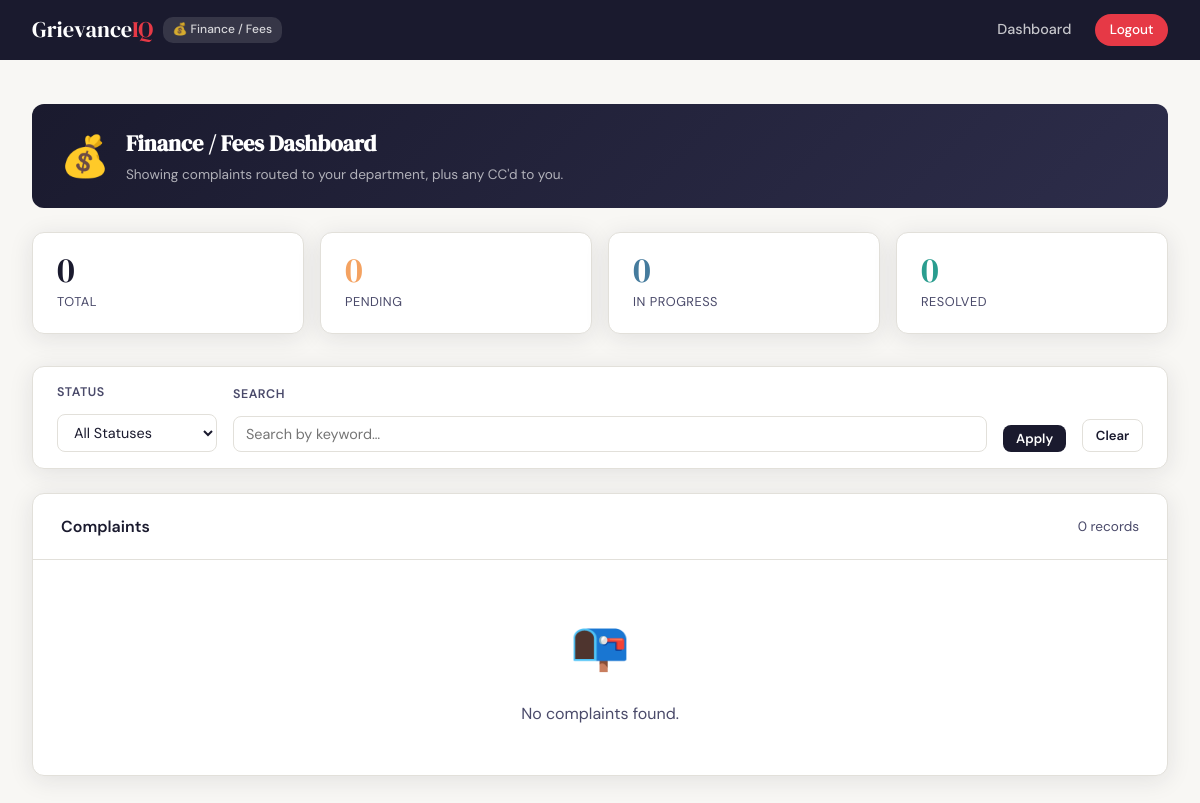
Page /admin (signed in) on the earlier database version.
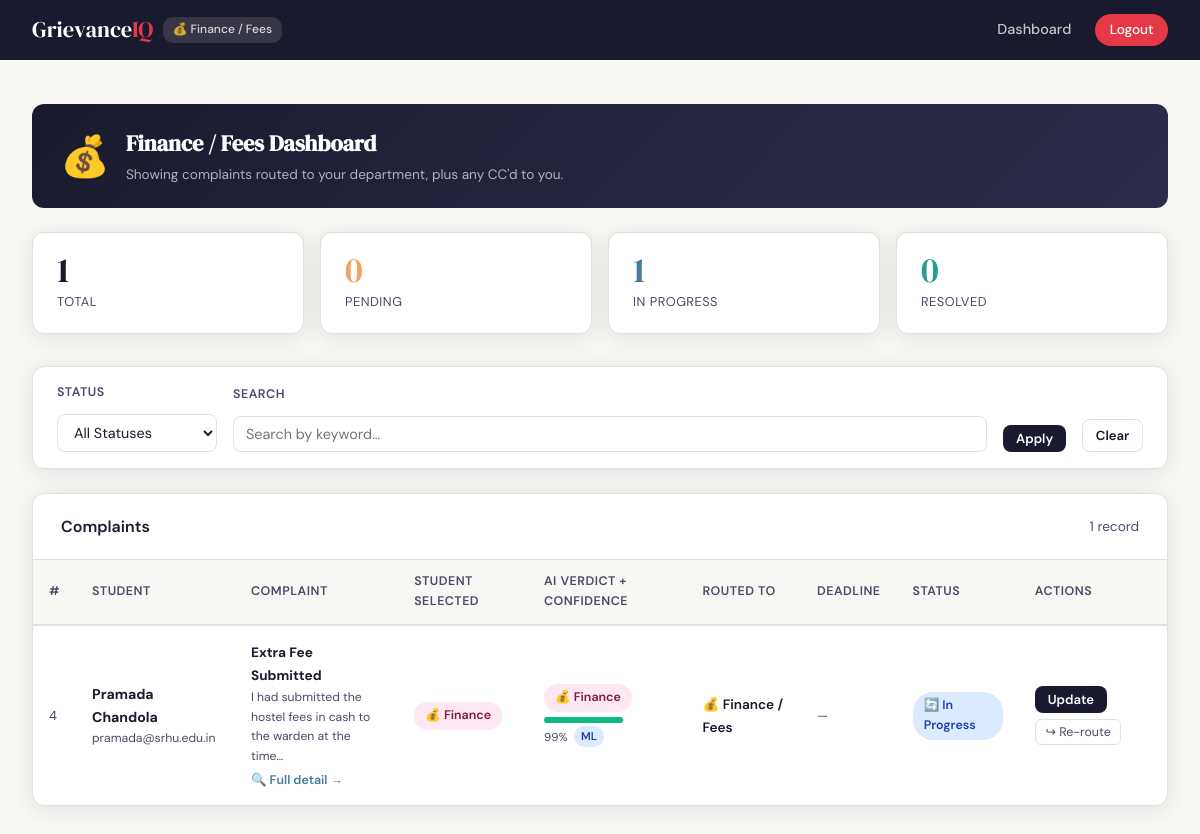
Same page on the later database version.
### tables this page shows
CREATE TABLE complaints (
        id             INTEGER PRIMARY KEY AUTOINCREMENT,
        title          TEXT    NOT NULL,
        description    TEXT    NOT NULL,
        category       TEXT    NOT NULL,
        ai_category    TEXT    NOT NULL,
        ai_confidence  REAL    DEFAULT 0.0,
        ai_source      TEXT    DEFAULT 'keyword_fallback',
        routed_to      TEXT    NOT NULL,
        status         TEXT    NOT NULL DEFAULT 'Pending',
        attachment     TEXT    DEFAULT NULL,
        admin_remark   TEXT    DEFAULT NULL,
        resolve_by     TEXT    DEFAULT NULL,
        is_overdue     INTEGER DEFAULT 0,
        user_id        INTEGER NOT NULL,
        submitted_at   TEXT    NOT NULL,
        FOREIGN KEY(user_id) REFERENCES users(id)
    );

CREATE TABLE users (
        id         INTEGER PRIMARY KEY AUTOINCREMENT,
        name       TEXT    NOT NULL,
        email      TEXT    UNIQUE NOT NULL,
        password   TEXT    NOT NULL,
        role       TEXT    NOT NULL DEFAULT 'student',
        department TEXT    DEFAULT NULL
    );

### app.py (the view)
@app.route('/admin')
def admin_dashboard():
    if 'user_id' not in session or session['user_role'] not in ('admin','superadmin'):
        return redirect(url_for('login'))
    check_overdue_complaints()
    is_super  = (session['user_role'] == 'superadmin')
    user_dept = session.get('user_department')
    filter_dept   = request.args.get('category', '')
    filter_status = request.args.get('status', '')
    search_query  = request.args.get('search', '').strip()
    conn = get_db()
    def fetch(primary_where, cc_where, p_params, cc_params):
        bq = f'''SELECT c.*, u.name as student_name, u.email as student_email,
                        NULL as cc_dept_label
                 FROM complaints c JOIN users u ON c.user_id=u.id
                 WHERE {primary_where}'''
        cq = f'''SELECT c.*, u.name as student_name, u.email as student_email,
                        cc.cc_dept as cc_dept_label
                 FROM complaints c JOIN users u ON c.user_id=u.id
                 JOIN complaint_cc cc ON cc.complaint_id=c.id
                 WHERE {cc_where}'''
        if filter_status:
            bq += ' AND c.status=?';  p_params.append(filter_status)
            cq += ' AND c.status=?';  cc_params.append(filter_status)
        if search_query:
            bq += ' AND (c.title LIKE ? OR c.description LIKE ?)'; p_params  += [f'%{search_query}%', f'%{search_query}%']
            cq += ' AND (c.title LIKE ? OR c.description LIKE ?)'; cc_params += [f'%{search_query}%', f'%{search_query}%']
        bq += ' ORDER BY c.submitted_at DESC'
        cq += ' ORDER BY c.submitted_at DESC'
        direct = list(conn.execute(bq, p_params).fetchall())
        ccd    = list(conn.execute(cq, cc_params).fetchall())
        direct_ids = {row['id'] for row in direct}
        ccd_filtered = [row for row in ccd if row['id'] not in direct_ids]
        return direct + ccd_filtered
    if is_super:
        pw  = 'c.routed_to=?' if filter_dept else '1=1'
        cw  = 'cc.cc_dept=?'  if filter_dept else '1=1'
        pp  = [filter_dept] if filter_dept else []
        cp  = [filter_dept] if filter_dept else []
        complaints = fetch(pw, cw, pp, cp)
    else:
        complaints = fetch('c.routed_to=?', 'cc.cc_dept=?', [user_dept], [user_dept])
    cc_map = {}
    for row in complaints:
        cid = row['id']
        if cid not in cc_map:
            ccs = conn.execute(
                'SELECT cc_dept FROM complaint_cc WHERE complaint_id=?', (cid,)
            ).fetchall()
            cc_map[cid] = [r['cc_dept'] for r in ccs]
    conn.close()
    stats = {'Pending':0,'In Progress':0,'Resolved':0,'Total':len(complaints)}
    for c in complaints:
        if c['status'] in stats:
            stats[c['status']] += 1
    return render_template('admin_dashboard.html',
        complaints=complaints, cc_map=cc_map, stats=stats,
        departments=DEPARTMENTS, is_super=is_super, user_dept=user_dept,
        selected_category=filter_dept, selected_status=filter_status,
        search_query=search_query, today=date.today().isoformat())

### app.py (called while the page is built)
def get_db():
    conn = sqlite3.connect('grievance.db')
    conn.row_factory = sqlite3.Row
    return conn

def check_overdue_complaints():
    today = date.today().isoformat()
    conn  = get_db()
    conn.execute('''UPDATE complaints SET is_overdue=1
        WHERE resolve_by IS NOT NULL AND resolve_by < ?
          AND status != 'Resolved' AND is_overdue=0''', (today,))
    conn.commit()
    conn.close()

@app.context_processor
def inject_globals():
    count = 0
    if session.get('user_id') and session.get('user_role') == 'student':
        count = get_unread_count(session['user_id'])
    return dict(unread_count=count, departments=DEPARTMENTS)

### templates/admin_dashboard.html (shortened to what the changed rows need)
{% extends "base.html" %}
{% block content %}
<div class="page">
    {% if not is_super %}
    <div class="dept-head-banner">
        <div>
            <h2>{{ departments[user_dept].label }} Dashboard</h2>
        </div>
    </div>
    {% else %}
    <div style="margin-bottom:.25rem;">
        <h1 class="page-title">⭐ Super Admin Dashboard</h1>
        <p class="page-subtitle">All complaints across every department.</p>
    </div>
    {% endif %}
    <div class="stats-grid">
        <div class="stat-card stat-total"><div class="number">{{ stats.Total }}</div><div class="label">Total</div></div>
        <div class="stat-card stat-progress"><div class="number">{{ stats['In Progress'] }}</div><div class="label">In Progress</div></div>
    </div>
    <div class="card">
        <div class="card-header">
            <span style="font-weight:600;">Complaints</span>
            <span style="color:var(--ink-soft); font-size:.85rem;">
                {{ complaints|length }} record{{ 's' if complaints|length != 1 else '' }}
            </span>
        </div>
        {% if complaints %}
        <div class="table-wrap">
            <table>
                <thead>
                    <tr>
                        <th>#</th>
                        <th>Student</th>
                        <th>Complaint</th>
                        <th>Student selected</th>
                        <th>AI verdict + confidence</th>
                        <th>Routed to</th>
                        <th>Deadline</th>
                        <th>Status</th>
                        <th>Actions</th>
                    </tr>
                </thead>
                <tbody>
                {% for c in complaints %}
                {% set conf = c.ai_confidence * 100 %}
                {% set is_mismatch = (c.category != c.ai_category and c.category != 'Other') %}
                <tr {% if c.is_overdue %}class="row-overdue"{% elif is_mismatch %}class="mismatch-row"{% endif %}>
                    <td style="color:var(--ink-soft);font-size:.82rem;">{{ c.id }}</td>
                    <td>
                        <strong style="font-size:.88rem;">{{ c.student_name }}</strong>
                        <div style="font-size:.76rem;color:var(--ink-soft);">{{ c.student_email }}</div>
                    </td>
                    <td style="max-width:220px;">
                        <strong style="font-size:.85rem;">{{ c.title }}</strong>
                        <div style="font-size:.76rem;color:var(--ink-soft);margin-top:.1rem;">
                            {{ c.description[:65] }}{% if c.description|length>65 %}…{% endif %}
                        </div>
                        <a href="{{ url_for('complaint_detail', cid=c.id) }}" class="detail-link">🔍 Full detail →</a>
                    </td>
                    <td>
                        <span class="badge badge-{{ c.category|lower }}">
                            {% if c.category in departments %}{{ departments[c.category].icon }}{% endif %}
                            {{ c.category }}
                        </span>
                    </td>
                    <td>
                        <span class="badge badge-{{ c.ai_category|lower }}">
                            {% if c.ai_category in departments %}{{ departments[c.ai_category].icon }}{% endif %}
                            {{ c.ai_category }}{% if is_mismatch %} ⚠️{% endif %}
                        </span>
                        <div class="conf-bar-wrap" style="margin-top:.3rem;">
                            <div class="conf-bar {% if conf >= 75 %}conf-high{% elif conf >= 50 %}conf-medium{% else %}conf-low{% endif %}"
                                 style="width:{{ [conf,100]|min }}%"></div>
                        </div>
                        <div style="display:flex;align-items:center;gap:.4rem;margin-top:.2rem;">
                            <span class="conf-label">{{ "%.0f"|format(conf) }}%</span>
                            <span class="source-tag {% if c.ai_source=='ml_model' %}source-ml{% else %}source-kw{% endif %}">
                                {{ 'ML' if c.ai_source=='ml_model' else 'KW' }}
                            </span>
                        </div>
                    </td>
                    <td>
                        <span style="font-weight:600;font-size:.85rem;">
                            {% if c.routed_to in departments %}{{ departments[c.routed_to].icon }}{% endif %}
                            {{ departments[c.routed_to].label if c.routed_to in departments else c.routed_to }}
                        </span>
                    </td>
                    <td>
                        {% if c.resolve_by %}
                            <span class="{% if c.is_overdue %}overdue-date{% endif %}" style="font-size:.82rem;">{{ c.resolve_by }}</span>
                        {% else %}
                            <span style="color:var(--ink-soft);font-size:.8rem;">—</span>
                        {% endif %}
                    </td>
                    <td>
                        {% if c.status=='Pending' %}<span class="badge badge-pending">⏳ Pending</span>
                        {% elif c.status=='In Progress' %}<span class="badge badge-progress">🔄 In Progress</span>
                        {% else %}<span class="badge badge-resolved">✅ Resolved</span>{% endif %}
                    </td>
                    <td>
                        <button class="btn btn-primary btn-sm"
                            onclick="openStatusModal({{ c.id }}, '{{ c.status }}', `{{ c.admin_remark or '' }}`, '{{ c.resolve_by or '' }}')">
                            Update
                        </button>
                        {% if not c.cc_dept_label %}
                        <button class="reroute-btn" style="margin-top:.4rem;"
                            onclick="openReroute({{ c.id }}, '{{ c.routed_to }}', {{ cc_map[c.id]|tojson }})">
                            ↪ Re-route
                        </button>
                        {% else %}
                        <div style="font-size:.75rem;color:var(--ink-soft);margin-top:.3rem;">CC — can update</div>
                        {% endif %}
                    </td>
                </tr>
                {% endfor %}
                </tbody>
            </table>
        </div>
        {% else %}
        <div class="empty-state">
            <div class="icon">📭</div>
            <p>{% if search_query %}No complaints match "{{ search_query }}".{% else %}No complaints found.{% endif %}</p>
        </div>
        {% endif %}
    </div>
</div>
{% endblock %}

Differences in the rows shown:
added complaints: id "4", student_name "Pramada Chandola", student_email "pramada@srhu.edu.in", title "Extra Fee Submitted", description "I had submitted the hostel fees in cash to the warden at the time", category "💰", category "Finance", ai_category "💰", ai_category "Finance", {{ [conf,100]|min }} 98.62958321693598 (drawn), conf "99", ai_source "ML", routed_to "💰", routed_to "Finance / Fees", status "🔄 In Progress"
Other differences:
{{ stats.Total }}: "0" → "1"
{{ stats['In Progress'] }}: "0" → "1"
{{ complaints|length }}: "0" → "1"
{{ 's' if complaints|length != 1 else '' }}: "s" → (not shown)
text no longer shown: "📭 No complaints found."
text now shown: "# STUDENT COMPLAINT STUDENT SELECTED AI VERDICT + CONFIDENCE ROUTED TO DEADLINE STATUS ACTIONS"
